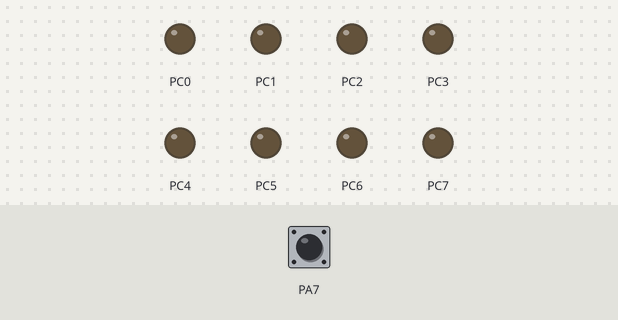
A program run on a simulated ATmega16, built with avr-gcc and emulated at 8 MHz. Shown: output pins drawn as LEDs (lit = HIGH). Dashed ring = blinking. Inputs (shaded band) come from the test bench; at power-on: PA7 HIGH.

Above: at 1.2 s.
1.3 s: PA7 pulled LOW for 1 s
At 2.6 s:
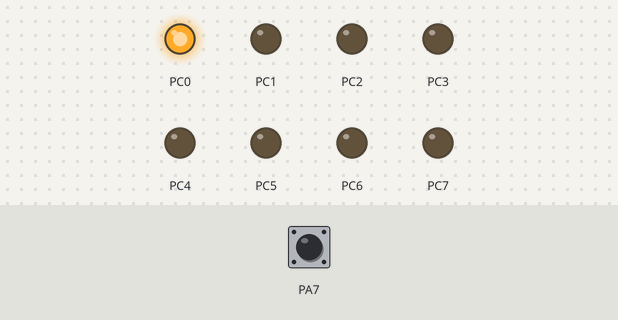
4.3 s: PA7 pulled LOW for 0.15 s
At 5.5 s:
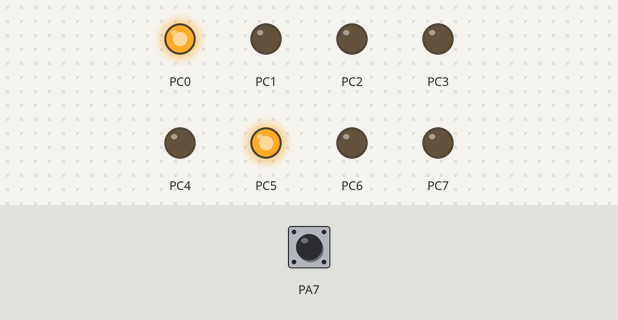
5.9 s: PA7 pulled LOW for 0.15 s
At 6.7 s:
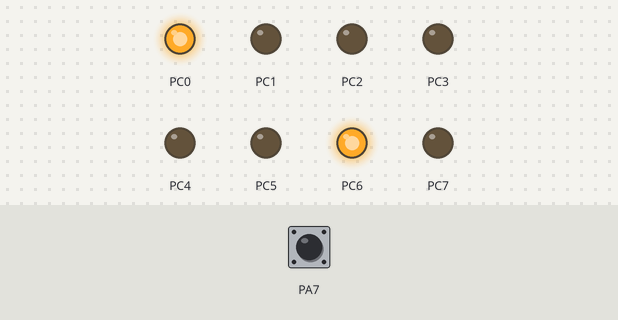
7.5 s: PA7 pulled LOW for 3.2 s
At 11.5 s:
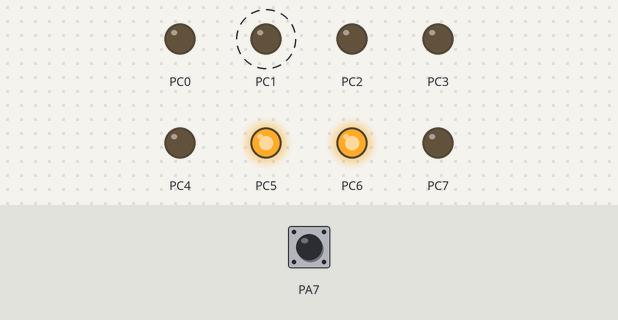
Timing chart, 0 to 13.0 s (numbered marks = the images above; inputs shaded):
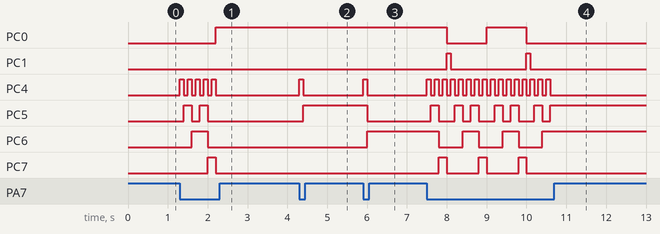

The program:

counter7segment.c
```c
#include<avr/io.h>
#define F_CPU 8000000
#include<util/delay.h>
int x,units,tens;
void main()
{
   DDRA=0X00;
   DDRC=0Xff;
   PORTA=(1<<PA7);
   while(1)
      {

			       for(x=0;x<20;)
				     {
					 if((PINA & 0b10000000)==0)
			 {
					     x++;
						 units=x%10;
						 tens=x/10;
						 PORTC=tens;
						 PORTC |=(units<<4);
						 _delay_ms(100);

						 }
						 }
						 }
						 }
```

Measured:
- after the input at 1.3 s, PC0: LOW → HIGH after 0.90 s; PC4: alternates HIGH for 0.10 s and LOW for 0.10 s, 10 changes in all, then stays LOW, starting at once
- after the input at 4.3 s, PC4: LOW → HIGH at once, → LOW 0.10 s later; PC5: LOW → HIGH after 0.10 s
- after the input at 5.9 s, PC4: LOW → HIGH at once, → LOW 0.10 s later; PC5: HIGH → LOW after 0.10 s; PC6: LOW → HIGH after 0.10 s
- after the input at 7.5 s, PC0: HIGH → LOW after 0.50 s, → HIGH 1.0 s later, → LOW 1.0 s later; PC1: alternates HIGH for 0.10 s and LOW for 1.9 s, starting after 0.50 s
